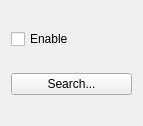
<ui version="4.0" >
 <class>sidewidget_cheats</class>
 <widget class="QWidget" name="sidewidget_cheats" >
  <property name="geometry" >
   <rect>
    <x>0</x>
    <y>0</y>
    <width>143</width>
    <height>126</height>
   </rect>
  </property>
  <property name="minimumSize" >
   <size>
    <width>96</width>
    <height>0</height>
   </size>
  </property>
  <property name="windowTitle" >
   <string>Cheats</string>
  </property>
  <layout class="QVBoxLayout" >
   <item>
    <widget class="QCheckBox" name="enableCheatsCheckbox" >
     <property name="text" >
      <string>Enable</string>
     </property>
    </widget>
   </item>
   <item>
    <widget class="QPushButton" name="searchForCheatsButton" >
     <property name="text" >
      <string>Search...</string>
     </property>
    </widget>
   </item>
  </layout>
 </widget>
 <resources/>
 <connections/>
</ui>
